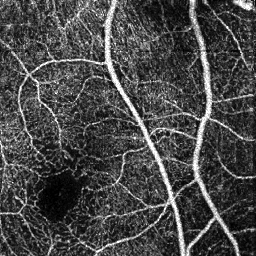
#> input picture First experiences/Data_Preprocessing/overlap_patches_raw/1190.bmp, 256 x 256 px; its folder holds only this picture in this run
$ python overlap_gabor.py   (older library calls are emulated)
#> lines starting #> are read from the running program, lines starting #| are printed output that depends on the picture
# Import des bibliothèques
import numpy as np
import cv2
from pathlib import Path
from tqdm import tqdm

#.......... Chemins d'entrée et sortie
INPUT_OVERLAP_DIR = Path(r"C:\Users\hp\OneDrive\Bureau\PRIM\PRIM-Project\Data\overlap_patches_raw")
OUTPUT_GABOR_DIR = Path(r"C:\Users\hp\OneDrive\Bureau\PRIM\PRIM-Project\Data\overlap_gabor")

OUTPUT_GABOR_DIR.mkdir(parents=True, exist_ok=True)

#.......... Paramètres du filtre médian
median_kernel = 3

#.......... Paramètres Gabor (mêmes que ton pipeline précédent)
thetas = np.linspace(0, np.pi, 12, endpoint=False)
gabor_lambd = 3.5
gabor_sigma = 1.75
gabor_gamma = 0.5

#.......... Paramètres CLAHE + Normalisation (mêmes que ton pipeline précédent)
clahe_clip = 2.0
clahe_grid = (8, 8)

#.......... Fonction Gabor (petits vaisseaux)
def gabor_vessel_enhancement(img_uint8, thetas, lambd=4.0, sigma=2.0, gamma=0.5):
    #...... Conversion en float32
    img = img_uint8.astype(np.float32)
    responses = []
    for theta in thetas:
        kernel = cv2.getGaborKernel(
            ksize=(9, 9),
            sigma=sigma,
            theta=theta,
            lambd=lambd,
            gamma=gamma,
            psi=0,
            ktype=cv2.CV_32F
        )
        filtered = cv2.filter2D(img, cv2.CV_32F, kernel)
        responses.append(filtered)
    #...... Maximum sur les orientations
    vesselness = np.max(responses, axis=0)
    vesselness = vesselness - np.min(vesselness)
    vmax = np.max(vesselness)
    if vmax > 0:
        vesselness = vesselness / vmax * 255.0
    return vesselness.astype(np.uint8)

#.......... Fonction CLAHE + Normalisation min-max
def enhance_contrast_clahe_norm(img_uint8, clip_limit=2.0, tile_grid_size=(8, 8)):
    #...... CLAHE local
    clahe = cv2.createCLAHE(clipLimit=clip_limit, tileGridSize=tile_grid_size)
    img_clahe = clahe.apply(img_uint8)
    #...... Normalisation min-max [0,255]
    img_norm = cv2.normalize(img_clahe, None, alpha=0, beta=255, norm_type=cv2.NORM_MINMAX)
    return img_norm.astype(np.uint8)

#.......... Liste triée des patches overlappés (1.bmp, 2.bmp, ...)
file_list = sorted(INPUT_OVERLAP_DIR.glob("*.bmp"), key=lambda p: int(p.stem))

print(f"Nombre de patches en entrée: {len(file_list)}")
print(f"Application pipeline Médian 3x3 -> Gabor -> CLAHE+Norm sans padding...\n")

for in_path in tqdm(file_list, desc="Pipeline overlap Gabor", ncols=80):
    #...... Lecture du patch en niveaux de gris
    img = cv2.imread(str(in_path), cv2.IMREAD_GRAYSCALE)
#> img is the input picture: shape (256, 256); min 0, max 255, mean 72.4
    if img is None:
        raise FileNotFoundError(f"Lecture impossible: {in_path}")

    #...... Médian 3x3
    med = cv2.medianBlur(img, median_kernel)
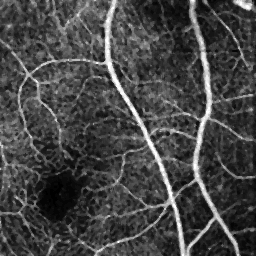
#> med: shape (256, 256); min 0, max 255, mean 69.8

    #...... Gabor avec paramètres capillaires
    gab = gabor_vessel_enhancement(med, thetas, lambd=gabor_lambd, sigma=gabor_sigma, gamma=gabor_gamma)
#> the loop in gabor_vessel_enhancement, `for theta in thetas:` made 12 passes
#> pass 1, in gabor_vessel_enhancement, `filtered = cv2.filter2D(img, cv2.CV_32F, kernel)`:
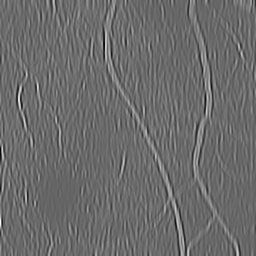
#> filtered: shape (256, 256) float32; min -437.8, max 668.9, mean 30.7; drawn with min black and max white
#> pass 2, in gabor_vessel_enhancement, `filtered = cv2.filter2D(img, cv2.CV_32F, kernel)`:
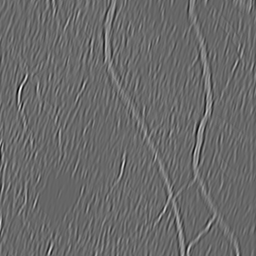
#> filtered: shape (256, 256) float32; min -455.4, max 685.7, mean 20; drawn with min black and max white
#> pass 3, in gabor_vessel_enhancement, `filtered = cv2.filter2D(img, cv2.CV_32F, kernel)`:
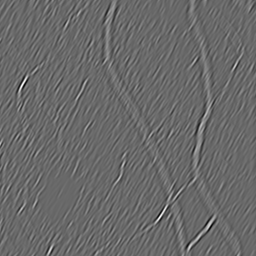
#> filtered: shape (256, 256) float32; min -525.7, max 747.8, mean 2.1; drawn with min black and max white
#> after the loop in gabor_vessel_enhancement, `for theta in thetas:`: responses = 12 items
#> in gabor_vessel_enhancement, `vesselness = np.max(responses, axis=0)`:
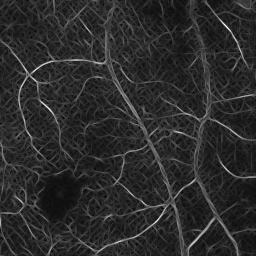
#> vesselness: shape (256, 256) float32; min -52.87, max 951.1, mean 120.1; drawn with min black and max white
#> in gabor_vessel_enhancement, `vmax = np.max(vesselness)`: vmax = 1003.9

    #...... CLAHE + Normalisation
    out = enhance_contrast_clahe_norm(gab, clip_limit=clahe_clip, tile_grid_size=clahe_grid)
#> in enhance_contrast_clahe_norm, `img_clahe = clahe.apply(img_uint8)`:
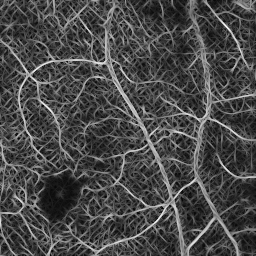
#> img_clahe: shape (256, 256); min 1, max 255, mean 72.9

    #...... Sauvegarde dans overlap_gabor avec le même nom (1.bmp, 2.bmp, ...)
    out_path = OUTPUT_GABOR_DIR / in_path.name
    ok = cv2.imwrite(str(out_path), out.astype(np.uint8))
    if not ok:
        raise IOError(f"Échec d'écriture: {out_path}")

print(f"\nTerminé. Images finales sauvegardées dans: {OUTPUT_GABOR_DIR}")

$ run again, on First experiences/Data_Preprocessing/overlap_patches_raw/161.bmp
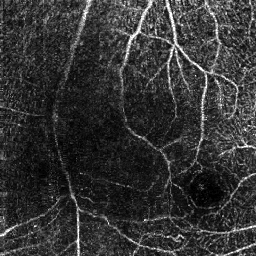
#> input picture First experiences/Data_Preprocessing/overlap_patches_raw/161.bmp, 256 x 256 px
#> img is the input picture: shape (256, 256); min 0, max 255, mean 52.2
#> after the loop in gabor_vessel_enhancement, `for theta in thetas:`: responses = 12 items
#> in gabor_vessel_enhancement, `vesselness = np.max(responses, axis=0)`:
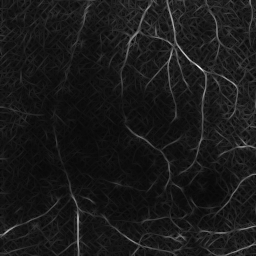
#> vesselness: shape (256, 256) float32; min -37.21, max 1144.8, mean 81.6; drawn with min black and max white
#> vmax = 1182
#> in enhance_contrast_clahe_norm, `img_clahe = clahe.apply(img_uint8)`:
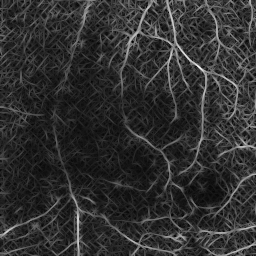
#> img_clahe: shape (256, 256); min 1, max 255, mean 47.7

$ run again, on First experiences/Data_Preprocessing/overlap_patches_raw/716.bmp
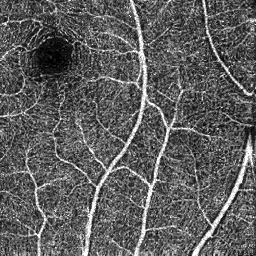
#> input picture First experiences/Data_Preprocessing/overlap_patches_raw/716.bmp, 256 x 256 px
#> img is the input picture: shape (256, 256); min 0, max 255, mean 94
#> after the loop in gabor_vessel_enhancement, `for theta in thetas:`: responses = 12 items
#> in gabor_vessel_enhancement, `vesselness = np.max(responses, axis=0)`:
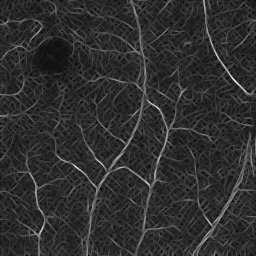
#> vesselness: shape (256, 256) float32; min -49.56, max 937.3, mean 134.2; drawn with min black and max white
#> vmax = 986.9
#> in enhance_contrast_clahe_norm, `img_clahe = clahe.apply(img_uint8)`:
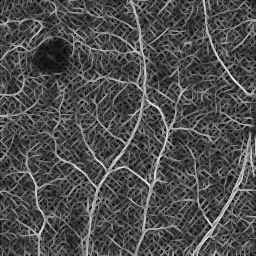
#> img_clahe: shape (256, 256); min 1, max 255, mean 77.7

$ run again, on First experiences/Data_Preprocessing/overlap_patches_raw/772.bmp
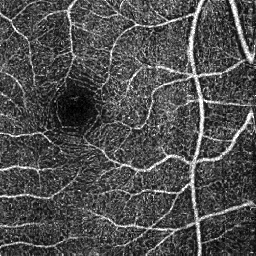
#> input picture First experiences/Data_Preprocessing/overlap_patches_raw/772.bmp, 256 x 256 px
#> img is the input picture: shape (256, 256); min 0, max 255, mean 78.5
#> after the loop in gabor_vessel_enhancement, `for theta in thetas:`: responses = 12 items
#> in gabor_vessel_enhancement, `vesselness = np.max(responses, axis=0)`:
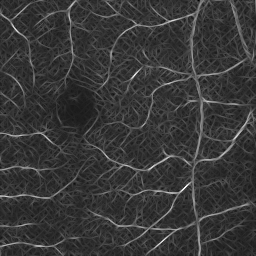
#> vesselness: shape (256, 256) float32; min -98.45, max 896.4, mean 121.8; drawn with min black and max white
#> vmax = 994.8
#> in enhance_contrast_clahe_norm, `img_clahe = clahe.apply(img_uint8)`:
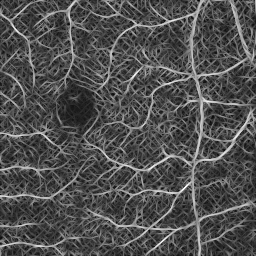
#> img_clahe: shape (256, 256); min 1, max 255, mean 79.9
